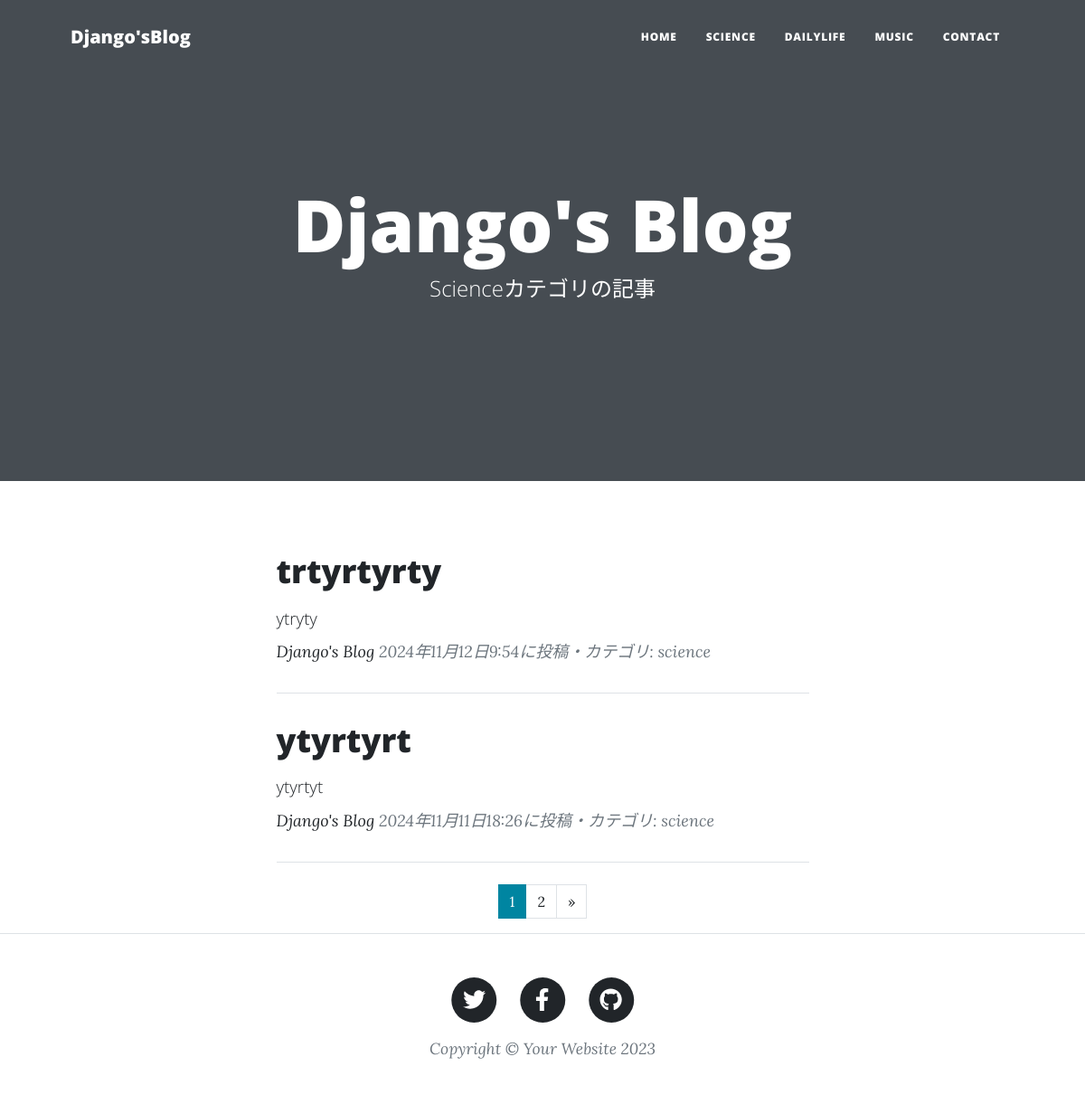
/science-list/, run on the app's committed database.
### blogapp/models.py (models this page shows)
class BlogPost(models.Model):
    CATEGORY = (('science','科学のこと'),('dailylife','日常のこと'),('music','音楽のこと'))
    title = models.CharField(
        verbose_name='タイトル',
        max_length=200
        )
    content = models.TextField(
        verbose_name='本文'
        )
    posted_at = models.DateTimeField(
        verbose_name='投稿日時',
        auto_now_add=True)
    category = models.CharField(
        verbose_name='カテゴリ',
        max_length=50,
        choices=CATEGORY
        )

### blogapp/views.py (the view)
def science_view(request):
    records = BlogPost.objects.filter(category='science').order_by('-posted_at')
    paginator = Paginator(records,2)
    page_number = request.GET.get('page',1)
    pages = paginator.page(page_number)
    return render(
        request,'science_list.html', {'orderby_records': pages})

### blogapp/templates/science_list.html (shortened to what this page needs)
{% extends 'base.html' %}
{% load static %}
        {% block header %}
        <header class="masthead" style="background-image: url{% static 'assets/img/home-bg.jpg' %}">
            <div class="container position-relative px-4 px-lg-5">
                <div class="row gx-4 gx-lg-5 justify-content-center">
                    <div class="col-md-10 col-lg-8 col-xl-7">
                        <div class="site-heading">
                            <h1>Django's Blog</h1>
                            <span class="subheading">Scienceカテゴリの記事</span>
                        </div>
                    </div>
                </div>
            </div>
        </header>
        {% endblock %}
        {% block contents %}
        <div class="container px-4 px-lg-5">
            <div class="row gx-4 gx-lg-5 justify-content-center">
                <div class="col-md-10 col-lg-8 col-xl-7">
                    {% for record in orderby_records %}
                    <div class="post-preview">
                        <a href="{% url 'blogapp:blog_detail' record.pk %}">
                            <h2 class="post-title">
                                {{record.title}}</h2>
                            <h3 class="post-subtitle">
                                <span style="font-size : 14pt">
                                    {{record.content|truncatechars:50}}
                                </span>
                            </h3>
                        </a>
                        <p class="post-meta">
                            <a href="#">Django's Blog</a>
                            {{record.posted_at}}に投稿・カテゴリ:
                            {{record.category}}</p>
                    </div>
                    <hr class="my-4" />
                    {% endfor %}
                  {% include "pagination.html" %}
                </div>
            </div>
        </div>
        {% endblock %}

### data on the page
BlogPost: title "trtyrtyrty", content "ytryty", posted_at "2024年11月12日9:54", category "science"
BlogPost: title "ytyrtyrt", content "ytyrtyt", posted_at "2024年11月11日18:26", category "science"

### other printed values
{{ num }} "1"
{{ num }} "2"
